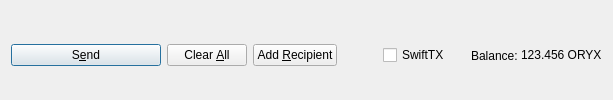
         <widget class="QFrame" name="frame_Send">
          <layout class="QHBoxLayout" name="horizontalLayout">
           <property name="bottomMargin">
            <number>0</number>
           </property>
           <item>
            <widget class="QPushButton" name="sendButton">
             <property name="minimumSize">
              <size>
               <width>150</width>
               <height>0</height>
              </size>
             </property>
             <property name="toolTip">
              <string>Confirm the send action</string>
             </property>
             <property name="text">
              <string>S&amp;end</string>
             </property>
             <property name="icon">
              <iconset resource="../oryxcoin.qrc">
               <normaloff>:/icons/send</normaloff>:/icons/send</iconset>
             </property>
             <property name="autoDefault">
              <bool>false</bool>
             </property>
             <property name="default">
              <bool>true</bool>
             </property>
            </widget>
           </item>
           <item>
            <widget class="QPushButton" name="clearButton">
             <property name="sizePolicy">
              <sizepolicy hsizetype="Minimum" vsizetype="Fixed">
               <horstretch>0</horstretch>
               <verstretch>0</verstretch>
              </sizepolicy>
             </property>
             <property name="toolTip">
              <string>Clear all fields of the form.</string>
             </property>
             <property name="text">
              <string>Clear &amp;All</string>
             </property>
             <property name="icon">
              <iconset resource="../oryxcoin.qrc">
               <normaloff>:/icons/remove</normaloff>:/icons/remove</iconset>
             </property>
             <property name="autoDefault">
              <bool>false</bool>
             </property>
            </widget>
           </item>
           <item>
            <widget class="QPushButton" name="addButton">
             <property name="toolTip">
              <string>Send to multiple recipients at once</string>
             </property>
             <property name="text">
              <string>Add &amp;Recipient</string>
             </property>
             <property name="icon">
              <iconset resource="../oryxcoin.qrc">
               <normaloff>:/icons/add</normaloff>:/icons/add</iconset>
             </property>
             <property name="autoDefault">
              <bool>false</bool>
             </property>
            </widget>
           </item>
           <item>
            <spacer name="horizontalSpacer">
             <property name="orientation">
              <enum>Qt::Horizontal</enum>
             </property>
             <property name="sizeHint" stdset="0">
              <size>
               <width>40</width>
               <height>20</height>
              </size>
             </property>
            </spacer>
           </item>
           <item>
            <layout class="QHBoxLayout" name="horizontalLayout_2">
             <property name="spacing">
              <number>3</number>
             </property>
             <item>
              <widget class="QCheckBox" name="checkSwiftTX">
               <property name="enabled">
                <bool>true</bool>
               </property>
               <property name="minimumSize">
                <size>
                 <width>85</width>
                 <height>0</height>
                </size>
               </property>
               <property name="text">
                <string>SwiftTX</string>
               </property>
              </widget>
             </item>
             <item>
              <widget class="QLabel" name="label">
               <property name="text">
                <string>Balance:</string>
               </property>
              </widget>
             </item>
             <item>
              <widget class="QLabel" name="labelBalance">
               <property name="sizePolicy">
                <sizepolicy hsizetype="Preferred" vsizetype="Fixed">
                 <horstretch>0</horstretch>
                 <verstretch>0</verstretch>
                </sizepolicy>
               </property>
               <property name="cursor">
                <cursorShape>IBeamCursor</cursorShape>
               </property>
               <property name="text">
                <string notr="true">123.456 ORYX</string>
               </property>
               <property name="textInteractionFlags">
                <set>Qt::LinksAccessibleByMouse|Qt::TextSelectableByKeyboard|Qt::TextSelectableByMouse</set>
               </property>
              </widget>
             </item>
            </layout>
           </item>
          </layout>
         </widget>
